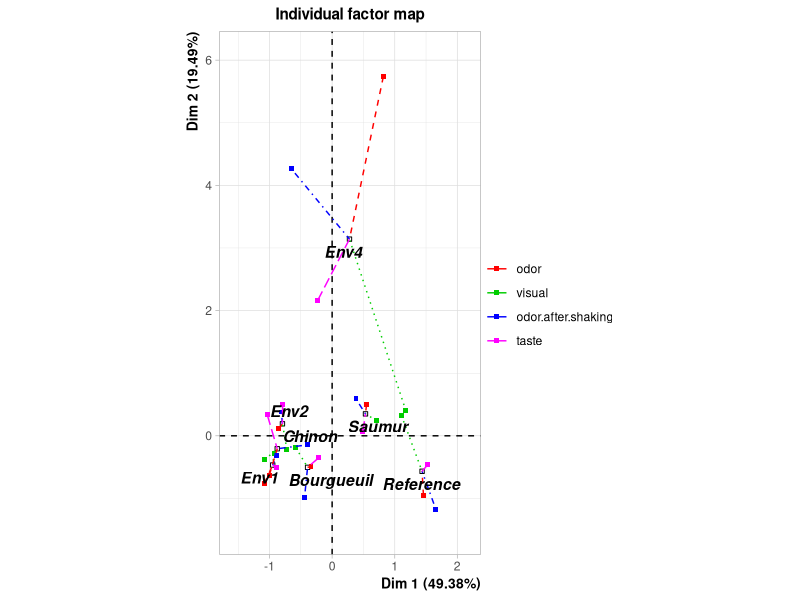
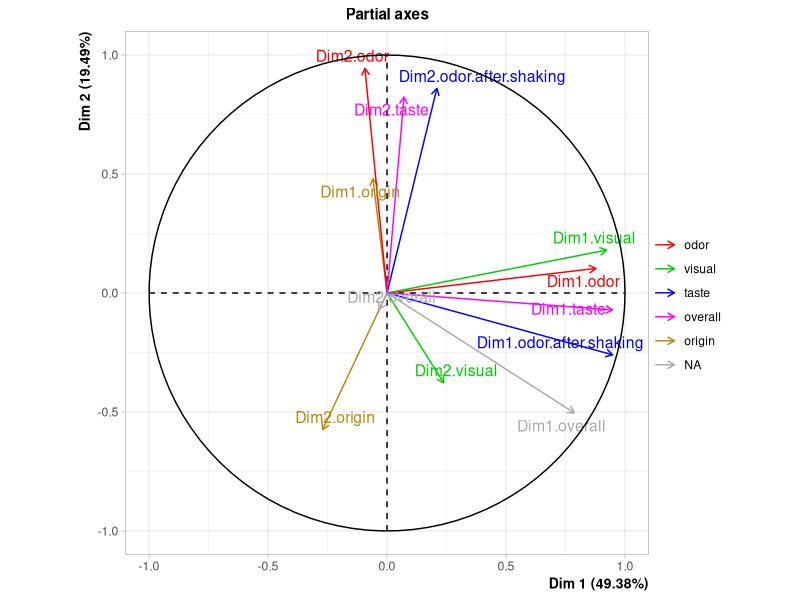
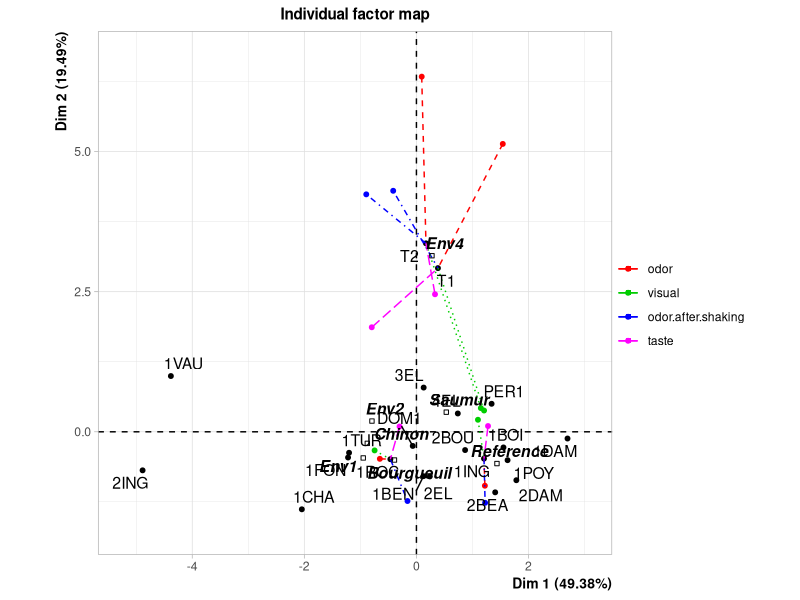
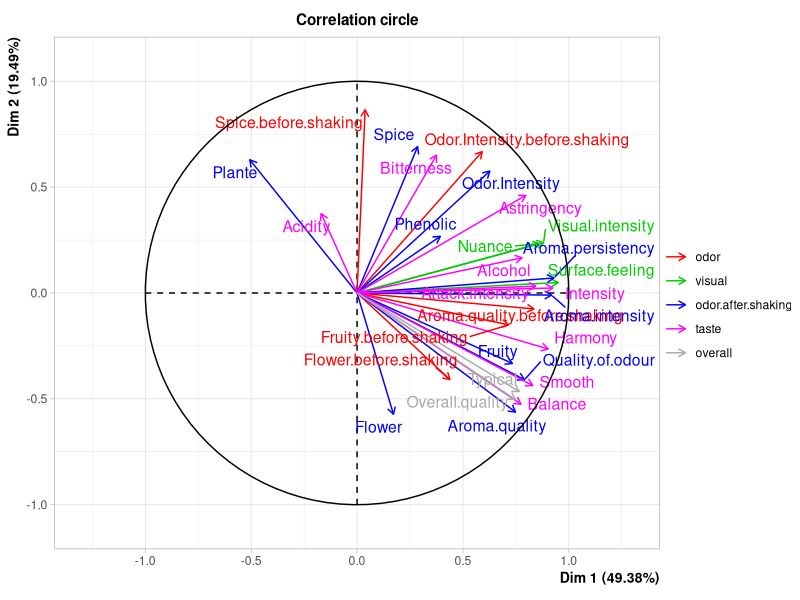
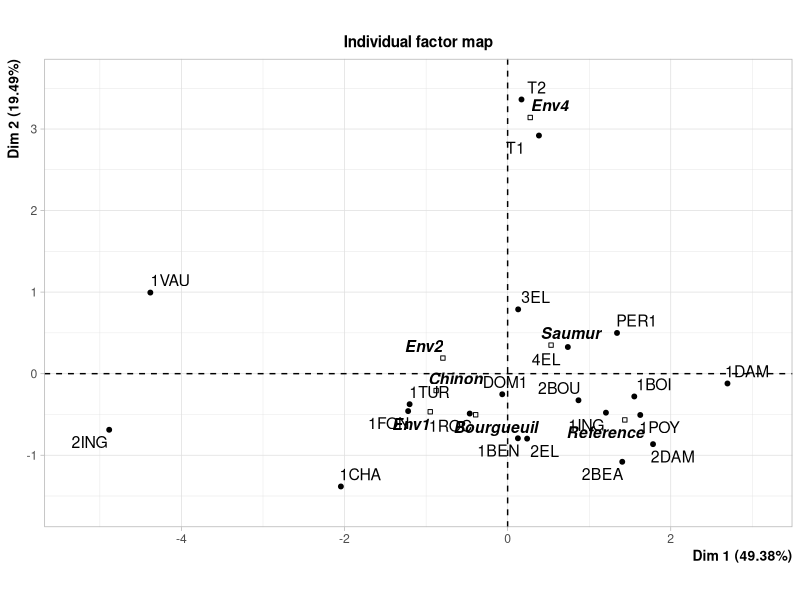
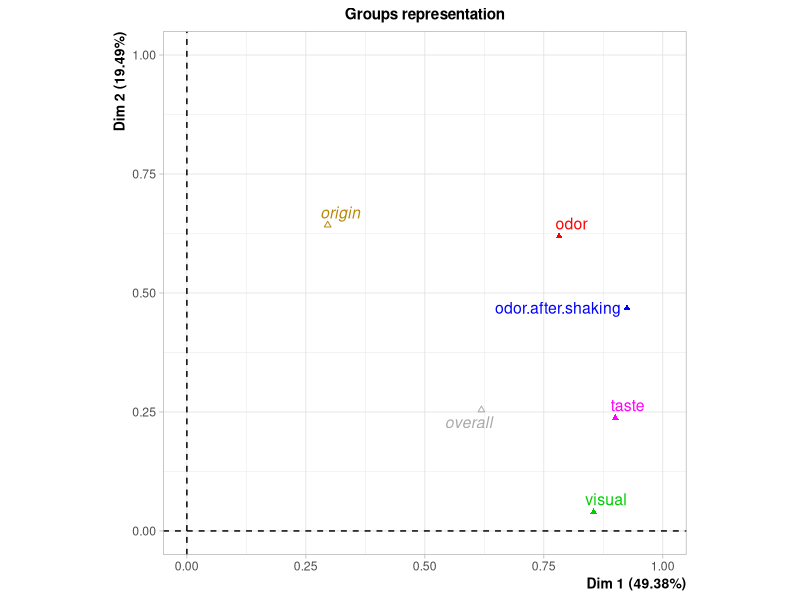
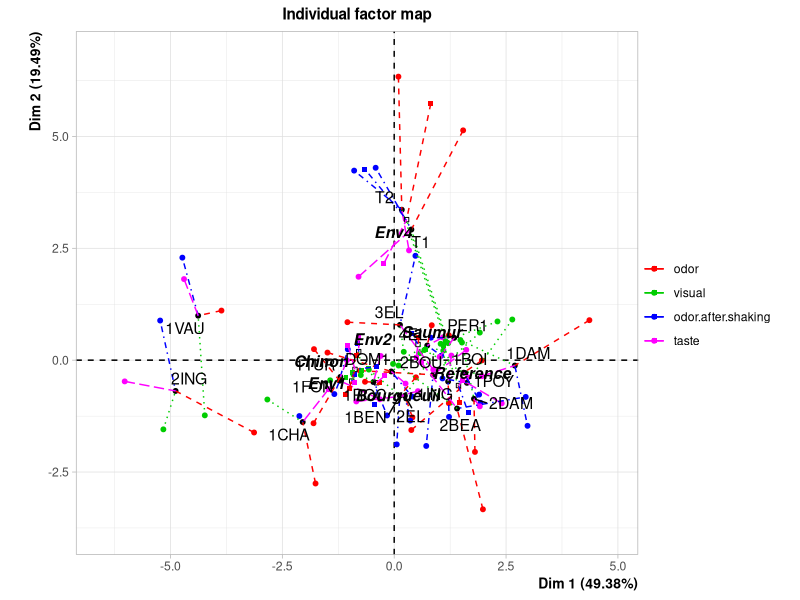

Generate these figures, in order, with R: (Note: this script raises an error after producing the figures.)
library(FactoMineR)
data(wine)

res = MFA(wine, group=c(2,5,3,10,9,2), type=c("n",rep("s",5)), ncp=5, name.group=c("origin","odor","visual","odor.after.shaking", "taste","overall"), num.group.sup=c(1,6))
plot(res,choix="ind",partial="all")

data("iris")
iris

iris2 <- iris[,1:4]
iris2
fit <- princomp(iris2, cor=TRUE)
fit2 <- principal(iris2, nfactors=4, rotate="varimax")


fit3 <- factanal(iris2, 1, rotation="varimax")
print(fit3, digits=2, cutoff=.3, sort=TRUE)
load <- fit3$loadings[,1] 
plot(load,type="n")
text(load,labels=names(iris2),cex=.7)
